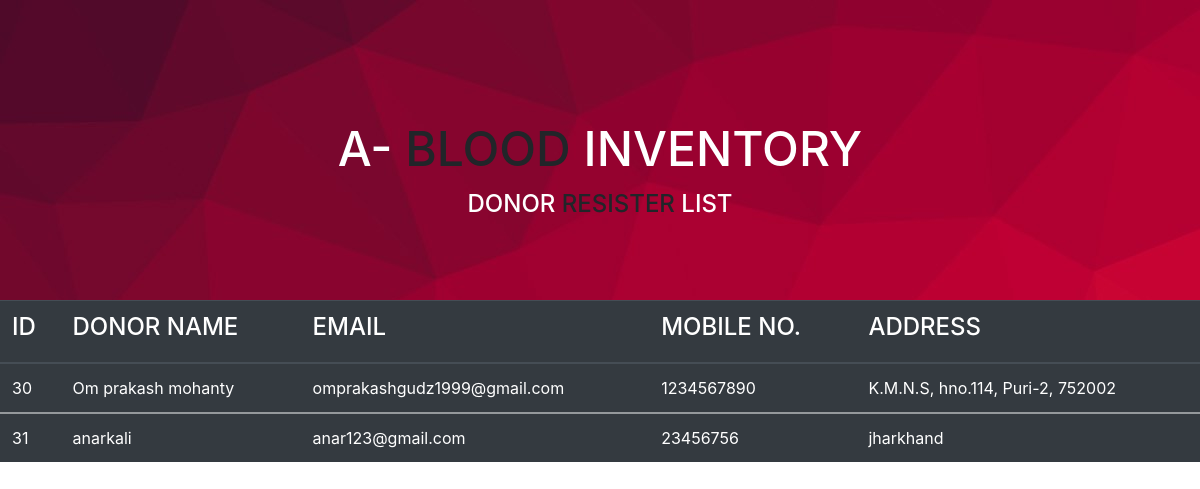
Screenshot of /anegetivedonor.php with the database file from the repository.
### tables this page shows
CREATE TABLE `anegetivedonordetail` (
  `id` int(11) NOT NULL,
  `aneg_donor_name` varchar(255) NOT NULL,
  `aneg_donor_email` varchar(255) NOT NULL,
  `aneg_donor_mobno` int(20) NOT NULL,
  `aneg_donor_address` varchar(255) NOT NULL
);

### anegetivedonor.php (the view, shortened to what this page needs)
<!DOCTYPE html>
<html>
<head>
	<link  rel="stylesheet" href="https://stackpath.bootstrapcdn.com/bootstrap/4.2.1/css/bootstrap.min.css">
	<link  rel="stylesheet" href="https://cdn.datatables.net/1.10.25/css/dataTables.bootstrap4.min.css">
<div style="background-image:url('inventory.jpg'); height: 300px;">
<div></div>
        <div></div>
        <div></div>
        <div></div>
        <div></div>
        <h1><center><font color="white" size="20px">A-</font><font size="20px"> BLOOD</font><font color="white" size="20px"> INVENTORY</font></center></h1>
		<h3><center><font color="white" size="5px">DONOR</font><font size="5px"> RESISTER</font><font color="white" size="5px"> LIST</font></center></h3>
</div>
</head>
<body>
<?php
include 'donorconfig.php';
			$query = " select * from anegetivedonordetail ";
			$query_run =mysqli_query($conn,$query);
?>
<table id="datatableid" class="table table-dark table-hover">
  <thead>
    <tr>
      <th scope="col"><h4>ID</h4></th>
      <th scope="col"><h4>DONOR NAME</h4></th>
      <th scope="col"><h4>EMAIL</h4></th>
      <th scope="col"><h4>MOBILE NO.</h4></th>
	  <th scope="col"><h4>ADDRESS</h4></th>
    </tr>
  </thead>
 <?php
		if($query_run)
			{
				foreach($query_run as $row)
				{
?>
  <tbody>
    <tr>
      <td><?php echo $row['id']; ?></td>
      <td><?php echo $row['aneg_donor_name']; ?> </td>
      <td><?php echo $row['aneg_donor_email']; ?> </td>
	  <td><?php echo $row['aneg_donor_mobno']; ?> </td>
	  <td><?php echo $row['aneg_donor_address']; ?> </td>
    </tr>
  </tbody>
<?php
				}
			}
			else
			{
				echo "No Records Found";
			}
?>
</table>
</body>
</html>

### rows the page displays
anegetivedonordetail: id "30", aneg_donor_name "Om prakash mohanty", aneg_donor_email "omprakashgudz1999@gmail.com", aneg_donor_mobno "1234567890", aneg_donor_address "K.M.N.S, hno.114, Puri-2, 752002"
anegetivedonordetail: id "31", aneg_donor_name "anarkali", aneg_donor_email "anar123@gmail.com", aneg_donor_mobno "23456756", aneg_donor_address "jharkhand"
